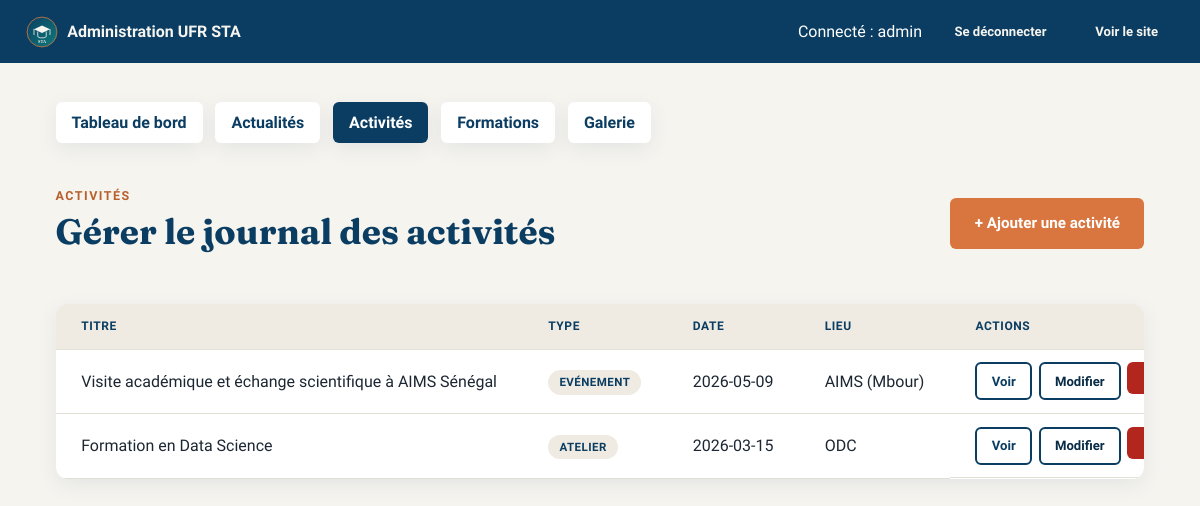
/admin/activites (signed in), run on the app's committed database.
### tables this page shows
CREATE TABLE activites (
    id             INTEGER PRIMARY KEY AUTOINCREMENT,
    titre          TEXT NOT NULL,
    date_activite  TEXT NOT NULL,
    lieu           TEXT,
    organisateur   TEXT,
    description    TEXT,
    type_activite  TEXT DEFAULT 'activite'
);

### backend/app.py (the view)
@app.route("/admin/activites")
@login_required
def admin_activites():
    liste = query_db("SELECT * FROM activites ORDER BY date_activite DESC")
    return render_template("admin/activites_list.html", activites=liste)

### backend/app.py (called while the page is built)
def get_db():
    if "db" not in g:
        g.db = sqlite3.connect(app.config["DATABASE"])
        g.db.row_factory = sqlite3.Row
        g.db.execute("PRAGMA foreign_keys = ON")
    return g.db

def query_db(query, args=(), one=False):
    cur = get_db().execute(query, args)
    rows = cur.fetchall()
    cur.close()
    return (rows[0] if rows else None) if one else rows

def login_required(view):
    @wraps(view)
    def wrapped(*args, **kwargs):
        if not session.get("admin_logged_in"):
            flash("Veuillez vous connecter pour acceder a l'administration.", "error")
            return redirect(url_for("admin_login"))
        return view(*args, **kwargs)
    return wrapped

@app.context_processor
def inject_globals():
    ticker_items = query_db(
        "SELECT id, titre FROM actualites ORDER BY date_publication DESC LIMIT 6"
    )
    return {
        "current_year": datetime.now().year,
        "nom_ufr": "UFR Sciences et Technologies Avancées (STA)",
        "ticker_items": ticker_items,
    }

### templates/admin/activites_list.html (shortened to what this page needs)
{% extends "admin/base.html" %}
{% block content %}
<div class="section-header--flex">
  <div>
    <span class="eyebrow">Activités</span>
    <h2>Gérer le journal des activités</h2>
  </div>
  <a class="btn btn--primary" href="{{ url_for('admin_activite_ajouter') }}">+ Ajouter une activité</a>
</div>
{% if activites %}
<div class="table-wrapper">
  <table>
    <thead>
      <tr>
        <th>Titre</th>
        <th>Type</th>
        <th>Date</th>
        <th>Lieu</th>
        <th>Actions</th>
      </tr>
    </thead>
    <tbody>
      {% for activite in activites %}
      <tr>
        <td>{{ activite['titre'] }}</td>
        <td><span class="badge">{{ activite['type_activite'] }}</span></td>
        <td>{{ activite['date_activite'] }}</td>
        <td>{{ activite['lieu'] }}</td>
        <td class="actions-cell">
          <a class="btn btn--small btn--ghost" href="{{ url_for('activite_detail', activite_id=activite['id']) }}">Voir</a>
          <a class="btn btn--small btn--outline" href="{{ url_for('admin_activite_modifier', activite_id=activite['id']) }}">Modifier</a>
          <form method="POST" action="{{ url_for('admin_activite_supprimer', activite_id=activite['id']) }}" data-confirm="Supprimer cette activité ?">
            <button type="submit" class="btn btn--small btn--danger">Supprimer</button>
          </form>
        </td>
      </tr>
      {% endfor %}
    </tbody>
  </table>
</div>
{% else %}
<p class="empty-state">Aucune activité enregistrée. Commencez par en ajouter une.</p>
{% endif %}
{% endblock %}

### static/css/style.css (style rules this page uses)
:root { --color-navy: #0b3d62; --color-navy-dark: #082b46; --color-teal: #0e7c7b; --color-terracotta: #d9763f; --color-terracotta-dark: #b85f2c; --color-cream: #f6f4ef; --color-cream-dark: #efebe2; --color-ink: #1c2733; --color-ink-soft: #4a5568; --color-white: #ffffff; --color-line: #e3e0d6; --color-success: #1f7a4d; --color-error: #b3261e; --font-display: "Fraunces", Georgia, "Times New Roman", serif; --font-body: "Source Sans 3", "Segoe UI", Arial, sans-serif; --space-xs: 0.4rem; --space-sm: 0.8rem; --space-md: 1.6rem; --space-lg: 2.4rem; --space-xl: 4rem; --space-2xl: 6rem; --container-width: 1140px; --radius-sm: 6px; --radius-md: 12px; --shadow-card: 0 6px 20px rgba(11, 61, 98, 0.08); --shadow-card-hover: 0 12px 28px rgba(11, 61, 98, 0.14); }
*, *::before, *::after { box-sizing: border-box; }
html { scroll-behavior: smooth; }
body { margin: 0; font-family: var(--font-body); color: var(--color-ink); background: var(--color-cream); line-height: 1.6; -webkit-font-smoothing: antialiased; }
a { color: var(--color-teal); text-decoration: none; }
h1, h2, h3, h4 { font-family: var(--font-display); color: var(--color-navy); line-height: 1.15; margin: 0 0 var(--space-sm); }
h2 { font-size: clamp(1.5rem, 3.4vw, 2.2rem); }
.eyebrow { display: inline-block; font-family: var(--font-body); font-weight: 700; letter-spacing: 0.12em; text-transform: uppercase; font-size: 0.78rem; color: var(--color-terracotta-dark); margin-bottom: var(--space-xs); }
.btn { display: inline-block; font-family: var(--font-body); font-weight: 600; padding: 0.7rem 1.4rem; border-radius: var(--radius-sm); border: 2px solid transparent; cursor: pointer; text-decoration: none; font-size: 0.95rem; transition: transform 0.15s ease, box-shadow 0.15s ease; }
.btn--primary { background: var(--color-terracotta); color: var(--color-white); }
.btn--outline { background: transparent; border-color: var(--color-navy); color: var(--color-navy-dark); }
.btn--ghost { background: transparent; border-color: var(--color-navy); color: var(--color-navy); }
.btn--small { padding: 0.4rem 0.9rem; font-size: 0.82rem; }
.btn--danger { background: var(--color-error); color: var(--color-white); }
.badge { display: inline-block; background: var(--color-cream-dark); color: var(--color-navy); border-radius: 999px; padding: 0.2rem 0.7rem; font-size: 0.72rem; font-weight: 700; text-transform: uppercase; letter-spacing: 0.04em; }
.table-wrapper { overflow-x: auto; background: var(--color-white); border-radius: var(--radius-md); box-shadow: var(--shadow-card); }
table { width: 100%; border-collapse: collapse; min-width: 560px; }
th, td { text-align: left; padding: var(--space-sm) var(--space-md); border-bottom: 1px solid var(--color-line); white-space: nowrap; }
th { background: var(--color-cream-dark); color: var(--color-navy); font-family: var(--font-body); text-transform: uppercase; font-size: 0.75rem; letter-spacing: 0.05em; }
.actions-cell { display: flex; gap: var(--space-xs); }
.section-header--flex { display: flex; align-items: center; justify-content: space-between; flex-wrap: wrap; gap: 1rem; max-width: none; margin-bottom: var(--space-lg); }

### data on the page
activites: titre "Visite académique et échange scientifique à AIMS Sénégal", type_activite "EVÉNEMENT", date_activite "2026-05-09", lieu "AIMS (Mbour)"
activites: titre "Formation en Data Science", type_activite "ATELIER", date_activite "2026-03-15", lieu "ODC"

### other printed values
{{ session.get('admin_username', '') }} "admin"
